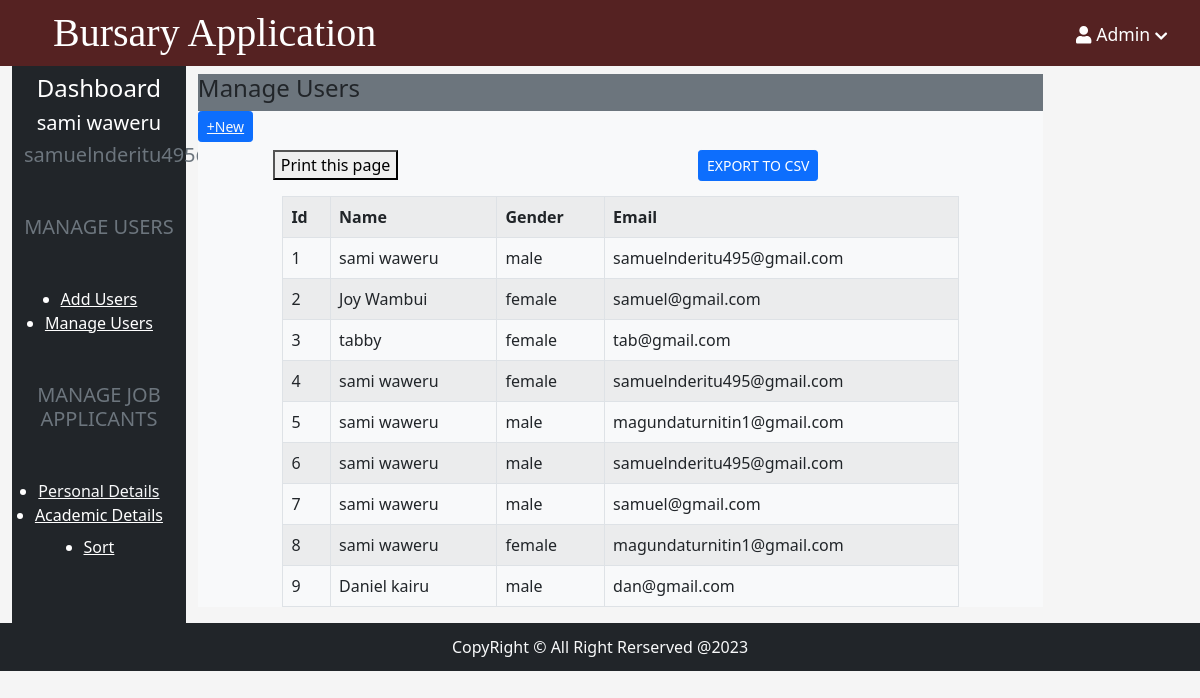
Screenshot of /manageUsers.php?error=norecord (signed in) with the database file from the repository.
### tables this page shows
CREATE TABLE `user_registration` (
  `id` int(11) NOT NULL,
  `name` varchar(255) NOT NULL,
  `sex` enum('male','female','other','') NOT NULL,
  `email` varchar(255) NOT NULL,
  `password` varchar(255) NOT NULL,
  `type` tinyint(4) NOT NULL,
  `time_stamp` timestamp NOT NULL DEFAULT current_timestamp() ON UPDATE current_timestamp()
);

### manageUsers.php (the view, shortened to what this page needs)
<?php  include('./app/includes/header.php')?>
<?php include('./app/includes/servernavbar.php')?>
<?php include('./admin.php')?>
<?php include("./controllers/connect.php")?>
<div class="col-md-10 ">
                <div class="view_body bg-secondary">
                    <div class="view_body_header my-2">
                        <h4 class="text-left text-dark my-2"> Manage Users</h4>
                    </div>
                    <div class="view_body_body bg-light my-2">
                      <h6 ><button type="button" class="btn btn-sm btn-primary text-light"><a href="./adduser.php"class="text-light" >+New</a></button></h6>
                      <div class="bg-light">
                      <?php
                                  $sql = "SELECT id, name, sex, email FROM user_registration";
                                  $stmt = $conn->prepare($sql);
                                  $stmt->execute();
                            ?>
                          <div class="d-flex">
                            <p> <button onclick="window.printpart()">Print this page</button></p>
                           <p > <form action="./csv/manageusers_csv.php" method="post">
                              <button type="submit" name="submit"class="btn btn-sm btn-primary text-white">EXPORT TO CSV</button>
                            </form></p>
                            </div>
                            <div id="top_print">
                          <table class="table table-striped  table-responsive t/able-condenced table-bordered" style="width:80%">
                              <tr>
                                 <th>Id</th>
                                  <th>Name</th>
                                  <th>Gender</th>
                                  <th>Email</th>
                             </tr>
                                <?php
                                 $result= mysqli_stmt_get_result($stmt);
                                 $num= mysqli_num_rows($result);
                                 if($num > 0){
                                      while($rows=mysqli_fetch_assoc($result)){?>
                                        <tr>
                                        <td><?php echo $rows['id']?></td>
                                        <td><?php echo $rows['name']?></td>
                                        <td><?php echo $rows['sex']?></td>
                                        <td><?php echo $rows['email']?></td>
                                    </tr>
                                    <?php
                                    }
                                 }else{
                                     header('location:manageUsers.php?error=norecord');
                                     exit();
                                 }
                                ?>
                            </table>
                            </div>
                      </div>
                    </div>
  </div>
 </div>
 <?php include('./adminfooter.php')?>

### assets/css/style.css (style rules this page uses)
* { margin: 0 auto; padding: 0 auto; box-sizing: border-box; }
body { background-color: #f5f5f5; overflow:scroll; }

### rows the page displays
user_registration: id "1", name "sami waweru", sex "male", email "samuelnderitu495@gmail.com"
user_registration: id "2", name "Joy Wambui", sex "female", email "samuel@gmail.com"
user_registration: id "3", name "tabby", sex "female", email "tab@gmail.com"
user_registration: id "4", name "sami waweru", sex "female", email "samuelnderitu495@gmail.com"
user_registration: id "5", name "sami waweru", sex "male", email "magundaturnitin1@gmail.com"
user_registration: id "6", name "sami waweru", sex "male", email "samuelnderitu495@gmail.com"
user_registration: id "7", name "sami waweru", sex "male", email "samuel@gmail.com"
user_registration: id "8", name "sami waweru", sex "female", email "magundaturnitin1@gmail.com"
user_registration: id "9", name "Daniel kairu", sex "male", email "dan@gmail.com"

### other values shown
$_SESSION['name'] "sami waweru"
$_SESSION['email'] "samuelnderitu495@gmail.com"
